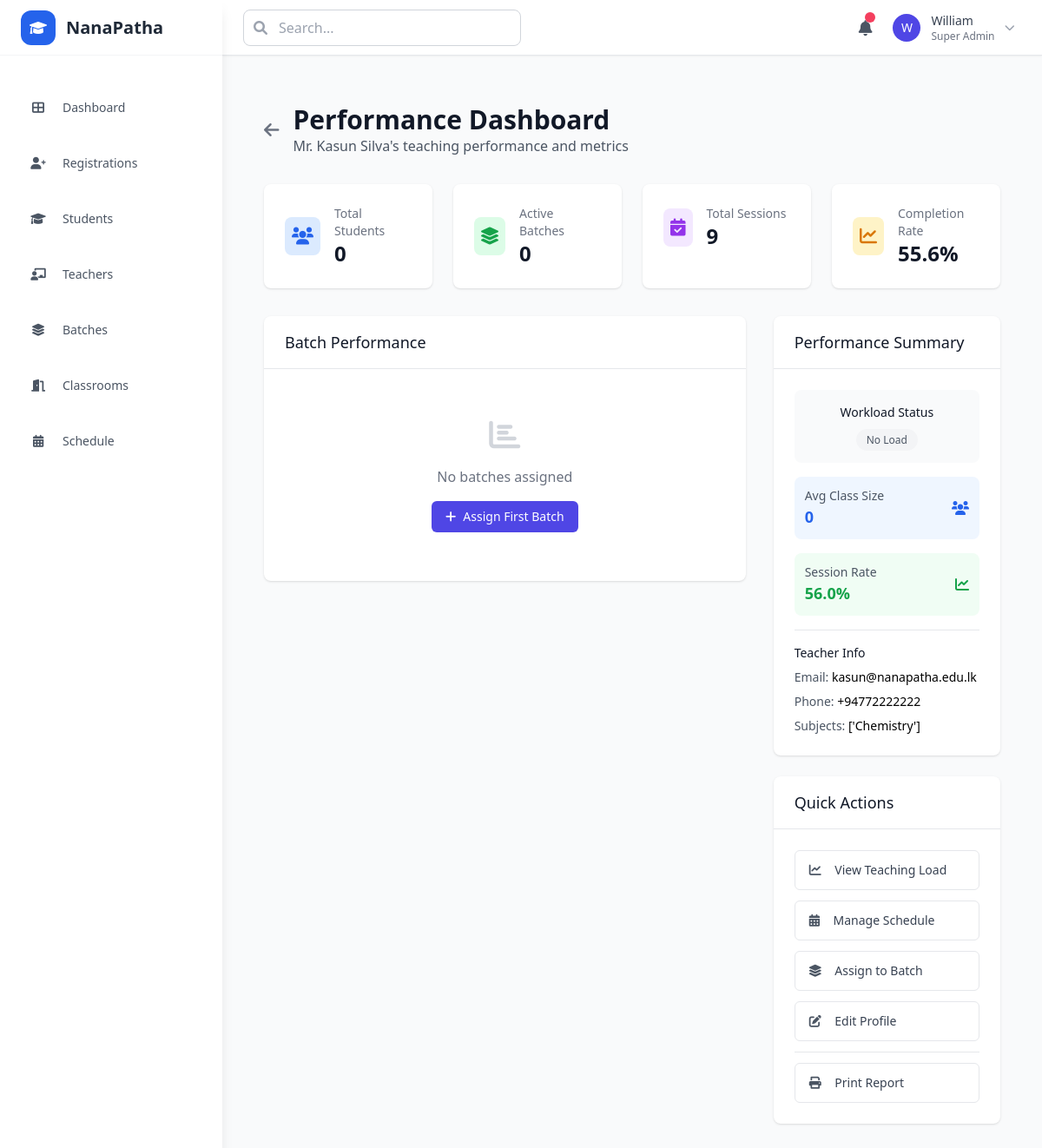
The app's page /admin/teachers/2/performance with its own data.
### models.py (models this page shows)
class User(db.Model):
    __tablename__ = 'users'
    id = db.Column(db.Integer, primary_key=True)
    name = db.Column(db.String(255), nullable=False)
    email = db.Column(db.String(255), unique=True, nullable=False)
    phone = db.Column(db.String(20))
    password_hash = db.Column(db.String(255))
    temp_password = db.Column(db.String(255))
    role = db.Column(db.Enum('student', 'teacher', 'admin', name='user_roles'), nullable=False)
    status = db.Column(db.Enum('pending', 'active', 'inactive', name='user_status'), default='pending')
    created_at = db.Column(db.DateTime, default=datetime.utcnow)
    updated_at = db.Column(db.DateTime, default=datetime.utcnow, onupdate=datetime.utcnow)
    student_profile = db.relationship('StudentProfile', backref='user', uselist=False, cascade='all, delete-orphan')
    teacher_profile = db.relationship('TeacherProfile', backref='user', uselist=False, cascade='all, delete-orphan')

class TeacherProfile(db.Model):
    __tablename__ = 'teacher_profiles'
    id = db.Column(db.Integer, primary_key=True)
    user_id = db.Column(db.Integer, db.ForeignKey('users.id'), nullable=False)
    subjects = db.Column(db.JSON)  # Store as JSON array
    contact_number = db.Column(db.String(20))
    bio = db.Column(db.Text)
    active_flag = db.Column(db.Boolean, default=True)

### app.py (the view)
@app.route('/admin/teachers/<int:teacher_id>/performance')
def admin_teacher_performance(teacher_id):
    teacher = TeacherProfile.query.get_or_404(teacher_id)
    assigned_batches = Batch.query.filter_by(teacher_id=teacher_id, is_active=True).all()
    total_students = sum(batch.current_enrollment for batch in assigned_batches)
    total_sessions = ClassSession.query.filter_by(teacher_user_id=teacher.user_id).count()
    completed_sessions = ClassSession.query.filter_by(
        teacher_user_id=teacher.user_id,
        status='completed'
    ).count()
    return render_template('admin/teacher_performance.html',
                         teacher=teacher,
                         assigned_batches=assigned_batches,
                         total_students=total_students,
                         total_sessions=total_sessions,
                         completed_sessions=completed_sessions)

### templates/admin/teacher_performance.html (shortened to what this page needs)
{% extends "base.html" %}
{% block content %}
<div class="container mx-auto px-6 py-8">
    <div class="flex items-center justify-between mb-8">
        <div class="flex items-center space-x-4">
            <a href="{{ url_for('admin_teachers') }}"
               class="text-gray-500 hover:text-gray-700">
                <i class="fas fa-arrow-left text-xl"></i>
            </a>
            <div>
                <h1 class="text-3xl font-bold text-gray-900">Performance Dashboard</h1>
                <p class="text-gray-600">{{ teacher.user.name }}'s teaching performance and metrics</p>
            </div>
        </div>
    </div>
    <div class="grid grid-cols-1 lg:grid-cols-4 gap-6 mb-8">
        <div class="bg-white rounded-lg shadow p-6">
            <div class="flex items-center">
                <div class="p-2 bg-blue-100 rounded-lg">
                    <i class="fas fa-users text-blue-600 text-xl"></i>
                </div>
                <div class="ml-4">
                    <h3 class="text-sm font-medium text-gray-500">Total Students</h3>
                    <p class="text-2xl font-semibold text-gray-900">{{ total_students }}</p>
                </div>
            </div>
        </div>
        <div class="bg-white rounded-lg shadow p-6">
            <div class="flex items-center">
                <div class="p-2 bg-green-100 rounded-lg">
                    <i class="fas fa-layer-group text-green-600 text-xl"></i>
                </div>
                <div class="ml-4">
                    <h3 class="text-sm font-medium text-gray-500">Active Batches</h3>
                    <p class="text-2xl font-semibold text-gray-900">{{ assigned_batches|length }}</p>
                </div>
            </div>
        </div>
        <div class="bg-white rounded-lg shadow p-6">
            <div class="flex items-center">
                <div class="p-2 bg-purple-100 rounded-lg">
                    <i class="fas fa-calendar-check text-purple-600 text-xl"></i>
                </div>
                <div class="ml-4">
                    <h3 class="text-sm font-medium text-gray-500">Total Sessions</h3>
                    <p class="text-2xl font-semibold text-gray-900">{{ total_sessions }}</p>
                </div>
            </div>
        </div>
        <div class="bg-white rounded-lg shadow p-6">
            <div class="flex items-center">
                <div class="p-2 bg-amber-100 rounded-lg">
                    <i class="fas fa-chart-line text-amber-600 text-xl"></i>
                </div>
                <div class="ml-4">
                    <h3 class="text-sm font-medium text-gray-500">Completion Rate</h3>
                    <p class="text-2xl font-semibold text-gray-900">
                        {% if total_sessions > 0 %}
                            {{ ((completed_sessions / total_sessions) * 100) | round(1) }}%
                        {% else %}
                            0%
                        {% endif %}
                    </p>
                </div>
            </div>
        </div>
    </div>
    <div class="grid grid-cols-1 lg:grid-cols-3 gap-8">
        <div class="lg:col-span-2">
            <div class="bg-white rounded-lg shadow">
                <div class="px-6 py-4 border-b border-gray-200">
                    <h3 class="text-lg font-medium text-gray-900">Batch Performance</h3>
                </div>
                <div class="p-6">
                    {% if assigned_batches %}
                        <div class="space-y-4">
                            {% for batch in assigned_batches %}
                            <div class="border border-gray-200 rounded-lg p-4">
                                <div class="flex items-center justify-between mb-3">
                                    <div>
                                        <h4 class="text-lg font-medium text-gray-900">{{ batch.name }}</h4>
                                        <p class="text-sm text-gray-600">{{ batch.subject or 'General' }}</p>
                                    </div>
                                    <div class="text-right">
                                        <p class="text-sm text-gray-600">Enrollment</p>
                                        <p class="text-lg font-semibold text-gray-900">{{ batch.current_enrollment }}/{{ batch.capacity }}</p>
                                    </div>
                                </div>
                                <div class="mb-3">
                                    <div class="flex justify-between text-sm mb-1">
                                        <span class="text-gray-600">Capacity Utilization</span>
                                        <span class="font-medium">{{ ((batch.current_enrollment / batch.capacity) * 100) | round(1) }}%</span>
                                    </div>
                                    <div class="w-full bg-gray-200 rounded-full h-2">
                                        <div class="bg-brand h-2 rounded-full" style="width: {{ ((batch.current_enrollment / batch.capacity) * 100) | round(1) }}%"></div>
                                    </div>
                                </div>
                                <div class="grid grid-cols-3 gap-4 text-sm">
                                    <div class="text-center p-3 bg-blue-50 rounded-lg">
                                        <p class="text-blue-600 font-semibold">{{ batch.current_enrollment }}</p>
                                        <p class="text-gray-600">Students</p>
                                    </div>
                                    <div class="text-center p-3 bg-green-50 rounded-lg">
                                        <p class="text-green-600 font-semibold">
                                            {% set batch_sessions = batch.sessions | selectattr('status', 'equalto', 'completed') | list %}
                                            {{ batch_sessions | length }}
                                        </p>
                                        <p class="text-gray-600">Completed</p>
                                    </div>
                                    <div class="text-center p-3 bg-amber-50 rounded-lg">
                                        <p class="text-amber-600 font-semibold">
                                            {% set batch_sessions = batch.sessions | selectattr('status', 'equalto', 'scheduled') | list %}
                                            {{ batch_sessions | length }}
                                        </p>
                                        <p class="text-gray-600">Scheduled</p>
                                    </div>
                                </div>
                            </div>
                            {% endfor %}
                        </div>
                    {% else %}
                        <div class="text-center py-8">
                            <i class="fas fa-chart-bar text-gray-300 text-4xl mb-4"></i>
                            <p class="text-gray-500">No batches assigned</p>
                            <a href="{{ url_for('admin_teacher_assign_batch', teacher_id=teacher.id) }}"
                               class="inline-flex items-center mt-4 px-4 py-2 text-sm font-medium text-white bg-brand rounded-md hover:bg-brand-700">
                                <i class="fas fa-plus mr-2"></i>
                                Assign First Batch
                            </a>
                        </div>
                    {% endif %}
                </div>
            </div>
        </div>
        <div class="lg:col-span-1">
            <div class="bg-white rounded-lg shadow mb-6">
                <div class="px-6 py-4 border-b border-gray-200">
                    <h3 class="text-lg font-medium text-gray-900">Performance Summary</h3>
                </div>
                <div class="p-6">
                    <div class="space-y-4">
                        <div class="text-center p-4 bg-gray-50 rounded-lg">
                            <h4 class="text-sm font-medium text-gray-900 mb-2">Workload Status</h4>
                            {% set batch_count = assigned_batches|length %}
                            {% if batch_count == 0 %}
                                <span class="text-xs bg-gray-100 text-gray-600 px-3 py-1 rounded-full">No Load</span>
                            {% elif batch_count <= 2 %}
                                <span class="text-xs bg-green-100 text-green-800 px-3 py-1 rounded-full">Light Load</span>
                            {% elif batch_count <= 4 %}
                                <span class="text-xs bg-amber-100 text-amber-800 px-3 py-1 rounded-full">Moderate Load</span>
                            {% else %}
                                <span class="text-xs bg-red-100 text-red-800 px-3 py-1 rounded-full">Heavy Load</span>
                            {% endif %}
                        </div>
                        <div class="flex justify-between items-center p-3 bg-blue-50 rounded-lg">
                            <div>
                                <p class="text-sm text-gray-600">Avg Class Size</p>
                                <p class="text-lg font-semibold text-blue-600">
                                    {% if assigned_batches|length > 0 %}
                                        {{ (total_students / assigned_batches|length) | round(1) }}
                                    {% else %}
                                        0
                                    {% endif %}
                                </p>
                            </div>
                            <i class="fas fa-users text-blue-600"></i>
                        </div>
                        <div class="flex justify-between items-center p-3 bg-green-50 rounded-lg">
                            <div>
                                <p class="text-sm text-gray-600">Session Rate</p>
                                <p class="text-lg font-semibold text-green-600">
                                    {% if total_sessions > 0 %}
                                        {{ ((completed_sessions / total_sessions) * 100) | round(0) }}%
                                    {% else %}
                                        0%
                                    {% endif %}
                                </p>
                            </div>
                            <i class="fas fa-chart-line text-green-600"></i>
                        </div>
                        <div class="pt-4 border-t border-gray-200">
                            <h4 class="text-sm font-medium text-gray-900 mb-2">Teacher Info</h4>
                            <div class="space-y-2 text-sm">
                                <div>
                                    <span class="text-gray-600">Email:</span>
                                    <span class="font-medium">{{ teacher.user.email }}</span>
                                </div>
                                {% if teacher.user.phone %}
                                <div>
                                    <span class="text-gray-600">Phone:</span>
                                    <span class="font-medium">{{ teacher.user.phone }}</span>
                                </div>
                                {% endif %}
                                {% if teacher.subjects %}
                                <div>
                                    <span class="text-gray-600">Subjects:</span>
                                    <span class="font-medium">{{ teacher.subjects[:50] }}{% if teacher.subjects|length > 50 %}...{% endif %}</span>
                                </div>
                                {% endif %}
                            </div>
                        </div>
                    </div>
                </div>
            </div>
            <div class="bg-white rounded-lg shadow">
                <div class="px-6 py-4 border-b border-gray-200">
                    <h3 class="text-lg font-medium text-gray-900">Quick Actions</h3>
                </div>
                <div class="p-6">
                    <div class="space-y-3">
                        <a href="{{ url_for('admin_teacher_teaching_load', teacher_id=teacher.id) }}"
                           class="block w-full text-left px-4 py-3 text-sm text-gray-700 hover:bg-gray-100 rounded-md border border-gray-200">
                            <i class="fas fa-chart-line mr-3 text-gray-600"></i>
                            View Teaching Load
                        </a>
                        <a href="{{ url_for('admin_teacher_schedule', teacher_id=teacher.id) }}"
                           class="block w-full text-left px-4 py-3 text-sm text-gray-700 hover:bg-gray-100 rounded-md border border-gray-200">
                            <i class="fas fa-calendar-alt mr-3 text-gray-600"></i>
                            Manage Schedule
                        </a>
                        <a href="{{ url_for('admin_teacher_assign_batch', teacher_id=teacher.id) }}"
                           class="block w-full text-left px-4 py-3 text-sm text-gray-700 hover:bg-gray-100 rounded-md border border-gray-200">
                            <i class="fas fa-layer-group mr-3 text-gray-600"></i>
                            Assign to Batch
                        </a>
                        <a href="{{ url_for('admin_teacher_edit', teacher_id=teacher.id) }}"
                           class="block w-full text-left px-4 py-3 text-sm text-gray-700 hover:bg-gray-100 rounded-md border border-gray-200">
                            <i class="fas fa-edit mr-3 text-gray-600"></i>
                            Edit Profile
                        </a>
                        <div class="border-t border-gray-200 my-3"></div>
                        <button onclick="window.print()"
                                class="block w-full text-left px-4 py-3 text-sm text-gray-700 hover:bg-gray-100 rounded-md border border-gray-200">
                            <i class="fas fa-print mr-3 text-gray-600"></i>
                            Print Report
                        </button>
                    </div>
                </div>
            </div>
        </div>
    </div>
</div>
{% endblock %}

### records on screen
User: user.name "Mr. Kasun Silva", user.email "kasun@nanapatha.edu.lk", user.phone "+94772222222"
TeacherProfile: subjects "['Chemistry']"

### other values on screen
{{ total_students }} "0"
{{ assigned_batches|length }} "0"
{{ total_sessions }} "9"
{{ ((completed_sessions / total_sessions) * 100) | round(1) }} "55.6"
{{ ((completed_sessions / total_sessions) * 100) | round(0) }} "56.0"
